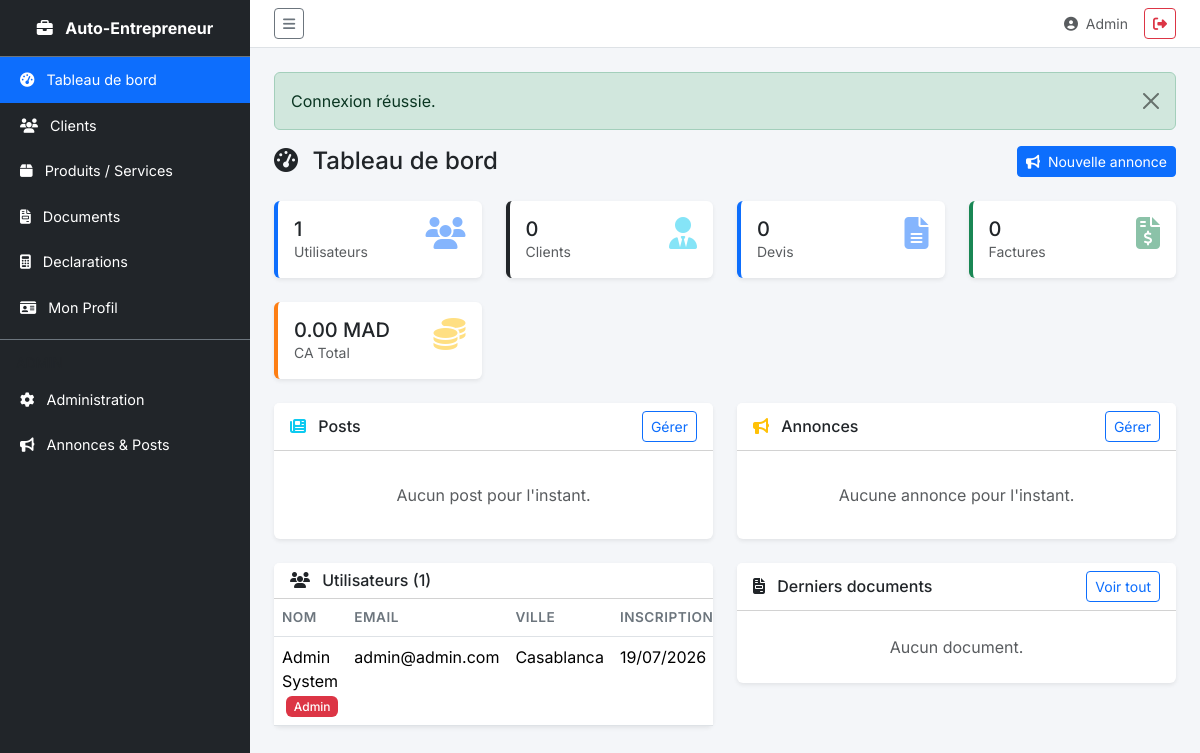
/index.php (signed in), run on the app's committed database.
### tables this page shows
CREATE TABLE users (
    id INT AUTO_INCREMENT PRIMARY KEY,
    role ENUM('admin', 'user') DEFAULT 'user',
    nom_complet VARCHAR(100) NOT NULL,
    nom_affichage VARCHAR(100) NOT NULL,
    titre_pro VARCHAR(100),
    titre_pro_ar VARCHAR(100),
    ville VARCHAR(100),
    langue_principale VARCHAR(50) DEFAULT 'Français',
    whatsapp VARCHAR(20),
    telephone VARCHAR(20),
    email VARCHAR(150) UNIQUE NOT NULL,
    password VARCHAR(255) NOT NULL,
    site_web VARCHAR(255),
    reseaux_sociaux JSON,
    mots_cles VARCHAR(255),
    raison_sociale VARCHAR(150),
    email_pro VARCHAR(150),
    ice VARCHAR(20),
    identifiant_fiscal VARCHAR(20),
    nom_banque VARCHAR(150),
    rib VARCHAR(50),
    taxe_professionnelle VARCHAR(20),
    prefixe_devis VARCHAR(10) DEFAULT 'DEV',
    prefixe_facture VARCHAR(10) DEFAULT 'FAC',
    prefixe_livraison VARCHAR(10) DEFAULT 'BL',
    signature_url VARCHAR(255),
    signature_taille INT DEFAULT 100,
    logo_pdf_url VARCHAR(255),
    created_at TIMESTAMP DEFAULT CURRENT_TIMESTAMP,
    updated_at TIMESTAMP DEFAULT CURRENT_TIMESTAMP ON UPDATE CURRENT_TIMESTAMP
);

### index.php (called while the page is built, shortened)
<?php
require_once __DIR__ . '/config/database.php';
require_once __DIR__ . '/src/Helper.php';
require_once __DIR__ . '/src/Auth.php';
require_once __DIR__ . '/src/User.php';
require_once __DIR__ . '/src/Client.php';
require_once __DIR__ . '/src/Document.php';
$page = $_GET['page'] ?? 'dashboard';
$routes = [
    'dashboard'     => 'pages/dashboard.php',
    'clients'       => 'pages/clients/index.php',
    'clients/create'=> 'pages/clients/create.php',
    'clients/edit'  => 'pages/clients/edit.php',
    'clients/delete'=> 'pages/clients/delete.php',
    'produits'       => 'pages/produits/index.php',
    'produits/create'=> 'pages/produits/create.php',
    'produits/edit'  => 'pages/produits/edit.php',
    'produits/delete'=> 'pages/produits/delete.php',
    'documents'       => 'pages/documents/index.php',
    'documents/create'=> 'pages/documents/create.php',
    'documents/edit'  => 'pages/documents/edit.php',
    'documents/view'  => 'pages/documents/view.php',
    'documents/pdf'   => 'pages/documents/pdf.php',
    'documents/delete'=> 'pages/documents/delete.php',
    'declarations'       => 'pages/declarations/index.php',
    'declarations/create'=> 'pages/declarations/create.php',
    'declarations/edit'  => 'pages/declarations/edit.php',
    'declarations/delete'=> 'pages/declarations/delete.php',
    'profil'        => 'pages/profil/index.php',
    'profil/edit'   => 'pages/profil/edit.php',
    'admin'         => 'pages/admin/dashboard.php',
    'admin/annonces'=> 'pages/admin/annonces.php',
    'annonces/view' => 'pages/annonces/view.php',
];
$routeFile = $routes[$page] ?? $routes['dashboard'];
require __DIR__ . '/' . $routeFile;

### config/database.php (called while the page is built, shortened)
<?php
class Database {
    private static ?PDO $instance = null;
    public static function getInstance(): PDO {
        if (self::$instance === null) {
            $dsn = sprintf(
                'mysql:unix_socket=/opt/lampp/var/mysql/mysql.sock;dbname=%s;charset=%s',
                self::DB_NAME, self::DB_CHARSET
            );
            self::$instance = new PDO($dsn, self::DB_USER, self::DB_PASS, [
                PDO::ATTR_ERRMODE            => PDO::ERRMODE_EXCEPTION,
                PDO::ATTR_DEFAULT_FETCH_MODE => PDO::FETCH_ASSOC,
                PDO::ATTR_EMULATE_PREPARES   => false,
            ]);
        }
        return self::$instance;
    }
}

### src/Auth.php (called while the page is built, shortened)
<?php
class Auth {
    public static function isAdmin(): bool {
        return isset($_SESSION['role']) && $_SESSION['role'] === 'admin';
    }
    public static function userId(): int {
        return (int) ($_SESSION['user_id'] ?? 0);
    }
}

### src/User.php (called while the page is built, shortened)
<?php
class User {
    private PDO $db;
    public function __construct() {
        $this->db = Database::getInstance();
    }
    public function getById(int $id): ?array {
        $stmt = $this->db->prepare('SELECT * FROM users WHERE id = ?');
        $stmt->execute([$id]);
        return $stmt->fetch() ?: null;
    }
    public function getAll(): array {
        $stmt = $this->db->query('SELECT id, nom_complet, email, role, ville, created_at FROM users ORDER BY created_at DESC');
        return $stmt->fetchAll();
    }
    public function count(): int {
        return (int) $this->db->query('SELECT COUNT(*) FROM users')->fetchColumn();
    }
}

### src/Client.php (called while the page is built, shortened)
<?php
class Client {
    private PDO $db;
    public function __construct() {
        $this->db = Database::getInstance();
    }
    public function countAll(): int {
        return (int) $this->db->query('SELECT COUNT(*) FROM clients')->fetchColumn();
    }
}

### src/Document.php (called while the page is built, shortened)
<?php
class Document {
    private PDO $db;
    public function __construct() {
        $this->db = Database::getInstance();
    }
    public function countAll(): int {
        return (int) $this->db->query('SELECT COUNT(*) FROM documents')->fetchColumn();
    }
    public function totalCAAll(): float {
        return (float) $this->db->query('SELECT COALESCE(SUM(total_ht), 0) FROM documents WHERE type_document = "facture" AND statut != "annule"')->fetchColumn();
    }
    public function countByTypeAll(): array {
        $stmt = $this->db->query('SELECT type_document, COUNT(*) as nb FROM documents GROUP BY type_document');
        $result = ['devis' => 0, 'facture' => 0, 'bon_livraison' => 0];
        return $result;
    }
}

### pages/dashboard.php (the view, shortened to what this page needs)
<?php
require_once __DIR__ . '/../includes/header.php';
$docModel = new Document();
$clientModel = new Client();
$annonceModel = new Annonce();
$userModel = new User();
if (Auth::isAdmin()) {
    $totalUsers = $userModel->count();
    $docStats = $docModel->countByTypeAll();
    $totalDocs = $docModel->countAll();
    $totalCA = $docModel->totalCAAll();
    $allUsers = $userModel->getAll();
    $totalClients = $clientModel->countAll();
    $posts = $annonceModel->getByType('post');
    $annoncesList = $annonceModel->getByType('annonce');
}
?>
<div class="d-flex justify-content-between align-items-center mb-4">
    <h4 class="mb-0"><i class="fas fa-tachometer-alt me-2"></i> Tableau de bord</h4>
    <?php if (Auth::isAdmin()): ?>
    <a href="<?= APP_URL ?>/?page=admin/annonces" class="btn btn-primary btn-sm">
        <i class="fas fa-bullhorn me-1"></i> Nouvelle annonce
    </a>
    <?php endif; ?>
</div>
<div class="row g-4 mb-4">
    <?php if (Auth::isAdmin()): ?>
    <div class="col-md-3">
        <div class="card stat-card blue">
            <div class="card-body">
                <div class="d-flex justify-content-between">
                    <div><h5 class="card-title mb-0"><?= $totalUsers ?></h5><p class="text-muted small mb-0">Utilisateurs</p></div>
                    <i class="fas fa-users fa-2x text-primary opacity-50"></i>
                </div>
            </div>
        </div>
    </div>
    <div class="col-md-3">
        <div class="card stat-card">
            <div class="card-body">
                <div class="d-flex justify-content-between">
                    <div><h5 class="card-title mb-0"><?= $totalClients ?></h5><p class="text-muted small mb-0">Clients</p></div>
                    <i class="fas fa-user-tie fa-2x text-info opacity-50"></i>
                </div>
            </div>
        </div>
    </div>
    <?php endif; ?>
    <div class="col-md-3">
        <div class="card stat-card blue">
            <div class="card-body">
                <div class="d-flex justify-content-between">
                    <div><h5 class="card-title mb-0"><?= $docStats['devis'] ?></h5><p class="text-muted small mb-0">Devis</p></div>
                    <i class="fas fa-file-alt fa-2x text-primary opacity-50"></i>
                </div>
            </div>
        </div>
    </div>
    <div class="col-md-3">
        <div class="card stat-card green">
            <div class="card-body">
                <div class="d-flex justify-content-between">
                    <div><h5 class="card-title mb-0"><?= $docStats['facture'] ?></h5><p class="text-muted small mb-0">Factures</p></div>
                    <i class="fas fa-file-invoice-dollar fa-2x text-success opacity-50"></i>
                </div>
            </div>
        </div>
    </div>
    <div class="col-md-3">
        <div class="card stat-card orange">
            <div class="card-body">
                <div class="d-flex justify-content-between">
                    <div><h5 class="card-title mb-0"><?= Helper::formatMoney($totalCA) ?></h5><p class="text-muted small mb-0">CA Total</p></div>
                    <i class="fas fa-coins fa-2x text-warning opacity-50"></i>
                </div>
            </div>
        </div>
    </div>
</div>
<div class="row g-4 mb-4">
    <div class="col-md-6">
        <div class="card">
            <div class="card-header bg-white d-flex justify-content-between align-items-center">
                <h6 class="mb-0"><i class="fas fa-newspaper me-2 text-info"></i> Posts</h6>
                <?php if (Auth::isAdmin()): ?>
                    <a href="<?= APP_URL ?>/?page=admin/annonces" class="btn btn-sm btn-outline-primary">Gérer</a>
                <?php endif; ?>
            </div>
            <div class="card-body">
                <?php if (empty($posts)): ?>
                    <p class="text-muted text-center py-3 mb-0">Aucun post pour l'instant.</p>
                <?php endif; ?>
            </div>
        </div>
    </div>
    <div class="col-md-6">
        <div class="card">
            <div class="card-header bg-white d-flex justify-content-between align-items-center">
                <h6 class="mb-0"><i class="fas fa-bullhorn me-2 text-warning"></i> Annonces</h6>
                <?php if (Auth::isAdmin()): ?>
                    <a href="<?= APP_URL ?>/?page=admin/annonces" class="btn btn-sm btn-outline-primary">Gérer</a>
                <?php endif; ?>
            </div>
            <div class="card-body">
                <?php if (empty($annoncesList)): ?>
                    <p class="text-muted text-center py-3 mb-0">Aucune annonce pour l'instant.</p>
                <?php endif; ?>
            </div>
        </div>
    </div>
</div>
<?php if (!Auth::isAdmin()): ?>
<div class="card">
    <div class="card-header bg-white d-flex justify-content-between align-items-center">
        <h6 class="mb-0"><i class="fas fa-clock me-2"></i> Documents recents</h6>
        <a href="<?= APP_URL ?>/?page=documents" class="btn btn-sm btn-outline-primary">Voir tout</a>
    </div>
    <div class="card-body p-0">
        <?php if (empty($recentDocs)): ?>
            <div class="text-center py-5 text-muted">
                <i class="fas fa-file-circle-plus fa-3x mb-3 opacity-25"></i>
                <p>Aucun document pour l'instant.</p>
                <a href="<?= APP_URL ?>/?page=documents/create" class="btn btn-primary btn-sm">Creer un document</a>
            </div>
        <?php else: ?>
            <div class="table-responsive">
                <table class="table table-hover mb-0">
                    <thead><tr><th>Type</th><th>Client</th><th>Date</th><th class="text-end">Total HT</th><th>Statut</th></tr></thead>
                    <tbody>
                    <?php foreach ($recentDocs as $doc): ?>
                        <tr>
                            <td>
                                <?php
                                $icons = ['devis' => 'fa-file-alt text-primary', 'facture' => 'fa-file-invoice-dollar text-success', 'bon_livraison' => 'fa-truck text-warning'];
                                $labels = ['devis' => 'Devis', 'facture' => 'Facture', 'bon_livraison' => 'Bon de livraison'];
                                ?>
                                <i class="fas <?= $icons[$doc['type_document']] ?? '' ?> me-1"></i>
                                <?= $labels[$doc['type_document']] ?? '' ?>
                            </td>
                            <td><?= Helper::sanitize($doc['nom_client']) ?></td>
                            <td><?= date('d/m/Y', strtotime($doc['date_document'])) ?></td>
                            <td class="text-end fw-semibold"><?= Helper::formatMoney($doc['total_ht'], $doc['devise'] ?? 'MAD') ?></td>
                            <td>
                                <?php $badges = ['brouillon' => 'secondary', 'envoye' => 'info', 'paye' => 'success', 'annule' => 'danger']; ?>
                                <span class="badge bg-<?= $badges[$doc['statut']] ?? 'secondary' ?>">
                                    <?= ucfirst($doc['statut']) ?>
                                </span>
                            </td>
                        </tr>
                    <?php endforeach; ?>
                    </tbody>
                </table>
            </div>
        <?php endif; ?>
    </div>
</div>
<?php else: ?>
<div class="row g-4">
    <div class="col-md-6">
        <div class="card">
            <div class="card-header bg-white"><h6 class="mb-0"><i class="fas fa-users me-2"></i> Utilisateurs (<?= $totalUsers ?>)</h6></div>
            <div class="card-body p-0">
                <div class="table-responsive">
                    <table class="table table-hover mb-0">
                        <thead><tr><th>Nom</th><th>Email</th><th>Ville</th><th>Inscription</th></tr></thead>
                        <tbody>
                        <?php foreach ($allUsers as $u): ?>
                            <tr>
                                <td>
                                    <?= Helper::sanitize($u['nom_complet']) ?>
                                    <?php if ($u['role'] === 'admin'): ?>
                                        <span class="badge bg-danger ms-1">Admin</span>
                                    <?php endif; ?>
                                </td>
                                <td><?= Helper::sanitize($u['email']) ?></td>
                                <td><?= Helper::sanitize($u['ville'] ?? '-') ?></td>
                                <td><?= date('d/m/Y', strtotime($u['created_at'])) ?></td>
                            </tr>
                        <?php endforeach; ?>
                        </tbody>
                    </table>
                </div>
            </div>
        </div>
    </div>
    <div class="col-md-6">
        <div class="card">
            <div class="card-header bg-white d-flex justify-content-between align-items-center">
                <h6 class="mb-0"><i class="fas fa-file-invoice me-2"></i> Derniers documents</h6>
                <a href="<?= APP_URL ?>/?page=documents" class="btn btn-sm btn-outline-primary">Voir tout</a>
            </div>
            <div class="card-body p-0">
                <?php
                $recentDocsAll = $docModel->getAll();
                array_splice($recentDocsAll, 5);
                ?>
                <?php if (empty($recentDocsAll)): ?>
                    <p class="text-muted text-center py-4 mb-0">Aucun document.</p>
                <?php endif; ?>
            </div>
        </div>
    </div>
</div>
<?php endif; ?>
<?php require_once __DIR__ . '/../includes/footer.php'; ?>

### includes/header.php (shortened to what this page needs)
<?php
$userModel = new User();
$currentUser = $userModel->getById(Auth::userId());
?>
<!DOCTYPE html>
<html lang="fr">
<head>
    <link href="https://cdn.jsdelivr.net/npm/bootstrap@5.3.3/dist/css/bootstrap.min.css" rel="stylesheet">
    <link href="https://cdnjs.cloudflare.com/ajax/libs/font-awesome/6.5.1/css/all.min.css" rel="stylesheet">
    <link href="<?= APP_URL ?>/assets/css/custom.css" rel="stylesheet">
</head>
<body>
<div class="d-flex" id="wrapper">
    <?php include __DIR__ . '/sidebar.php'; ?>
    <div id="page-content-wrapper" class="flex-grow-1">
        <nav class="navbar navbar-light bg-white border-bottom px-4">
            <button class="btn btn-sm btn-outline-secondary" id="toggle-sidebar">
                <i class="fas fa-bars"></i>
            </button>
            <div class="d-flex align-items-center gap-3">
                <span class="text-muted small">
                    <i class="fas fa-user-circle me-1"></i>
                    <?= Helper::sanitize($currentUser['nom_affichage'] ?? '') ?>
                </span>
                <a href="<?= APP_URL ?>/auth/logout.php" class="btn btn-sm btn-outline-danger">
                    <i class="fas fa-sign-out-alt"></i>
                </a>
            </div>
        </nav>
        <div class="container-fluid p-4">

### data on the page
users: nom_affichage "Admin", nom_complet "Admin System", role "Admin", email "admin@admin.com", ville "Casablanca", created_at "19/07/2026"

### other printed values
self::sanitize($success) "Connexion réussie."
$totalUsers "1"
$totalClients "0"
$docStats['devis'] "0"
$docStats['facture'] "0"
Helper::formatMoney($totalCA) "0.00 MAD"
